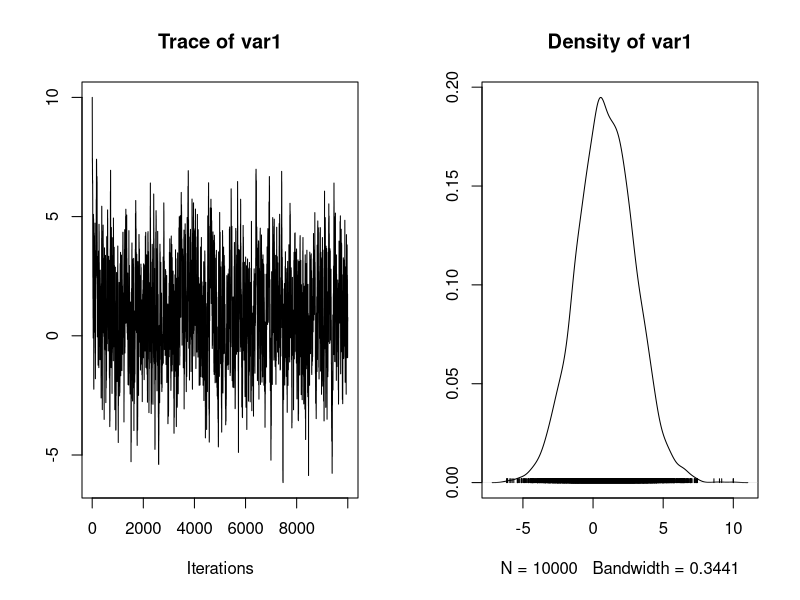
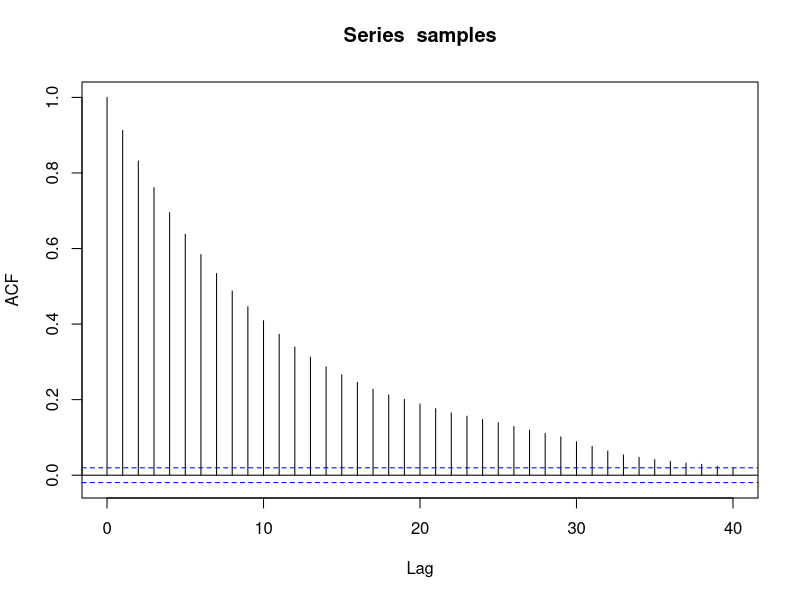

Write the R code that produced these figures, in order.
## ---- chunk 1
library(coda)
library(MASS)
library(tidyverse)
library(knitr)
## ---- chunk 2
# pdf we want to sample
p = function(theta) {
  dnorm(theta, 1.0, 2.0)
}
metropolis = function(theta_s) {
  # Function should return the next state
  #   in the Markov chain given the current state, theta_s!
  
  theta_p = rnorm(1, theta_s, 1.0)
  
  if(p(theta_p) > p(theta_s)) {
    return(theta_p)
  } else {
    r = runif(1)
    if(r < p(theta_p) / p(theta_s)) {
      return(theta_p)
    } else {
      return(theta_s)
    }
  }
}
set.seed(115)
N = 10000
samples = rep(0, N)
samples[1] = 10.0
for(i in 1:(length(samples) - 1)) {
  samples[i + 1] = metropolis(samples[i])
}
## ---- chunk 3
plot(as.mcmc(samples))
effectiveSize(samples)
acf(samples)
## ---- chunk 4
print(1.0e-100 * 1e-100, format = "e", digits = 20)
print(1.0e-200 * 1e-200, format = "e", digits = 20)
## ---- chunk 5
dnorm(1000)/dnorm(1001)
## ---- chunk 6
dnorm(1000, log=TRUE) - dnorm(1001, log=TRUE)
## ---- chunk 7
logp = function(theta) {
  dnorm(theta, 1.0, 2.0, log = TRUE)
}
metropolis = function(theta_s) {
  theta_p = rnorm(1, theta_s, 1.0)
  
  if(logp(theta_p) > logp(theta_s)) {
    return(theta_p)
  } else {
    r = runif(1)
    if(log(r) < logp(theta_p) - logp(theta_s)) {
      return(theta_p)
    } else {
      return(theta_s)
    }
  }
}
set.seed(115)
N = 10000
samples = rep(0, N)
samples[1] = 100.0
for(i in 1:(length(samples) - 1)) {
  samples[i + 1] = metropolis(samples[i])
}
